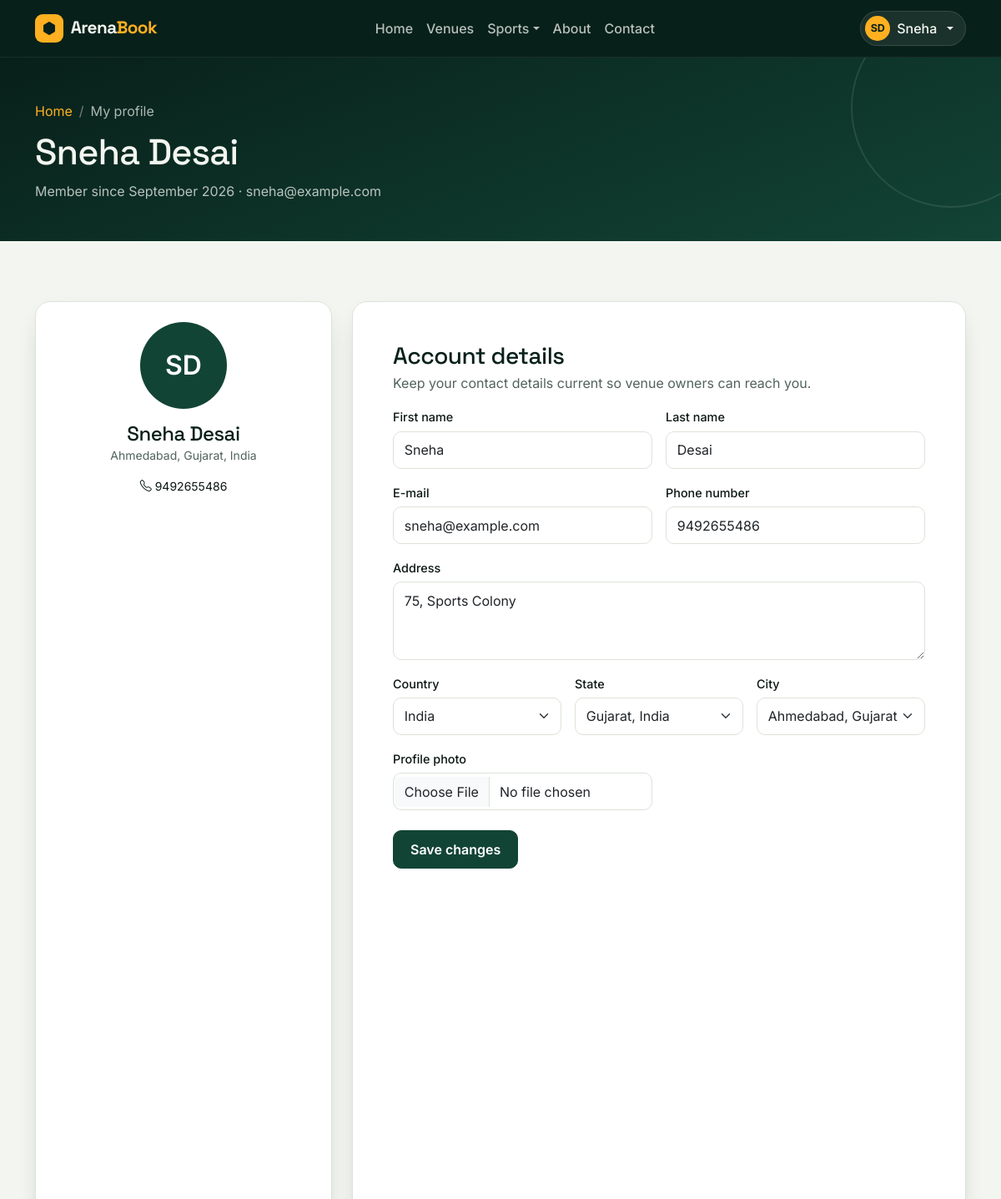
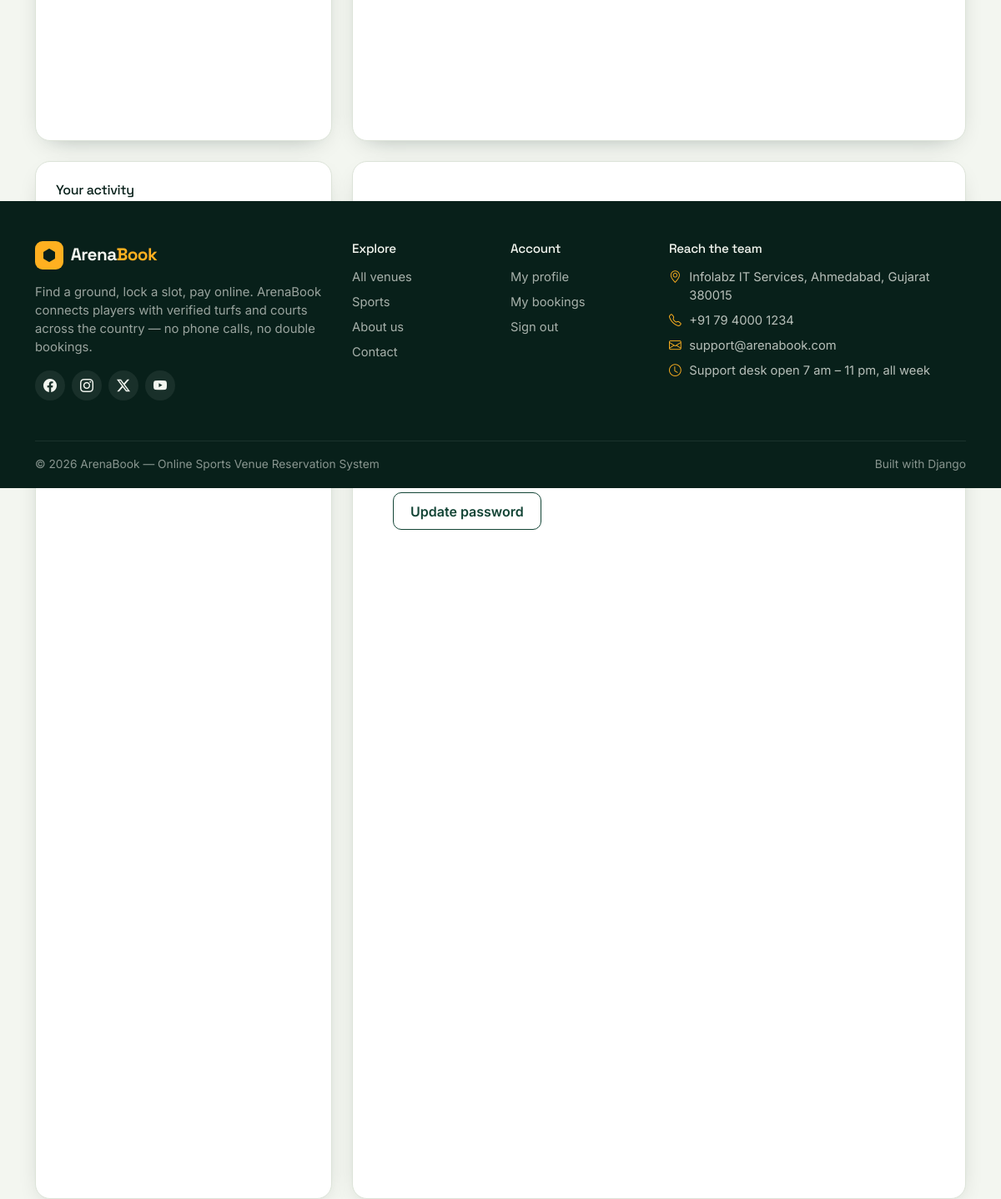
/profile/ (signed in), run on the app's committed database (2 pictures, top to bottom).
### arena/models.py (models this page shows, shortened)
class User(AbstractBaseUser, PermissionsMixin):
    first_name = models.CharField(max_length=60)
    last_name = models.CharField(max_length=60, blank=True)
    email = models.EmailField(unique=True)
    profile_image = models.ImageField(upload_to="profiles/", blank=True, null=True)
    date_joined = models.DateTimeField(default=timezone.now)
    is_active = models.BooleanField(default=True)
    is_staff = models.BooleanField(
        default=False, help_text="Allows access to the ArenaBook admin panel."
    )
    objects = UserManager()
    USERNAME_FIELD = "email"
    REQUIRED_FIELDS = ["first_name"]
    class Meta:
        verbose_name = "User"
        verbose_name_plural = "Users"
        ordering = ["-date_joined"]
    @property
    def full_name(self):
        name = f"{self.first_name} {self.last_name}".strip()
        return name or self.email.split("@")[0]
    def get_short_name(self):
        return self.first_name or self.email.split("@")[0]
    @property
    def initials(self):
        parts = self.full_name.split()
        if len(parts) >= 2:
            return (parts[0][0] + parts[1][0]).upper()
        return self.full_name[:2].upper()
    @property
    def avatar_url(self):
        if self.profile_image:
            return self.profile_image.url
        try:
            if self.profile.image:
                return self.profile.image.url
        except Exception:
            pass
        return ""

class UserProfile(models.Model):
    user = models.OneToOneField(
        settings.AUTH_USER_MODEL, on_delete=models.CASCADE, related_name="profile"
    )
    address = models.TextField(blank=True)
    phone_no = models.CharField(max_length=15, blank=True)
    image = models.ImageField(upload_to="profiles/", blank=True, null=True)
    city = models.ForeignKey(City, on_delete=models.SET_NULL, null=True, blank=True)
    state = models.ForeignKey(State, on_delete=models.SET_NULL, null=True, blank=True)
    country = models.ForeignKey(Country, on_delete=models.SET_NULL, null=True, blank=True)
    class Meta:
        verbose_name = "User profile"
        verbose_name_plural = "User profiles"
    @property
    def location(self):
        bits = [b.name for b in (self.city, self.state, self.country) if b]
        return ", ".join(bits)

class City(models.Model):
    state = models.ForeignKey(State, on_delete=models.CASCADE, related_name="cities")
    name = models.CharField(max_length=80)
    class Meta:
        verbose_name_plural = "Cities"
        ordering = ["name"]
        unique_together = ("state", "name")
    def __str__(self):
        return f"{self.name}, {self.state.name}"

class State(models.Model):
    country = models.ForeignKey(Country, on_delete=models.CASCADE, related_name="states")
    name = models.CharField(max_length=80)
    class Meta:
        ordering = ["name"]
        unique_together = ("country", "name")
    def __str__(self):
        return f"{self.name}, {self.country.name}"

class Country(models.Model):
    name = models.CharField(max_length=80, unique=True)
    class Meta:
        verbose_name_plural = "Countries"
        ordering = ["name"]
    def __str__(self):
        return self.name

### arena/views.py (the view, shortened to what this page needs)
# urls.py: path("profile/", views.profile_view, name="profile"),
@login_required
def profile_view(request):
    profile, _ = UserProfile.objects.get_or_create(user=request.user)
    user_form = UserUpdateForm(instance=request.user)
    profile_form = ProfileForm(instance=profile)
    password_form = PasswordChangeForm(user=request.user)
    for field in password_form.fields.values():
        field.widget.attrs.setdefault("class", "form-control")
    stats = {
        "total": request.user.bookings.count(),
        "confirmed": request.user.bookings.filter(status=Booking.CONFIRMED).count(),
        "pending": request.user.bookings.filter(status=Booking.PENDING).count(),
        "spent": sum(
            p.amount for p in request.user.payments.filter(status=Payment.COMPLETED)
        ),
    }
    return render(
        request,
        "account/profile.html",
        {
            "user_form": user_form,
            "profile_form": profile_form,
            "password_form": password_form,
            "profile": profile,
            "stats": stats,
        },
    )

### templates/account/profile.html (shortened to what this page needs)
{% extends 'base.html' %}
{% load arena_extras %}
{% block content %}
<section class="page-head">
    <div class="container">
        <nav aria-label="breadcrumb">
            <ol class="breadcrumb">
                <li class="breadcrumb-item"><a href="{% url 'home' %}">Home</a></li>
                <li class="breadcrumb-item active">My profile</li>
            </ol>
        </nav>
        <h1>{{ user.full_name }}</h1>
        <p>Member since {{ user.date_joined|date:"F Y" }} · {{ user.email }}</p>
    </div>
</section>
<section class="section">
    <div class="container">
        <div class="row g-4">
            <div class="col-lg-4">
                <div class="card-chalk p-4 text-center mb-4">
                    {% if user.avatar_url %}
                    <img src="{{ user.avatar_url }}" alt="" class="rounded-circle mb-3" style="width:104px;height:104px;object-fit:cover">
                    {% else %}
                    <div class="avatar-initials mx-auto mb-3" style="width:104px;height:104px;font-size:2rem">{{ user.initials }}</div>
                    {% endif %}
                    <h4 class="mb-0">{{ user.full_name }}</h4>
                    <p class="text-muted-soft small">{{ profile.location|default:"Location not set" }}</p>
                    {% if profile.phone_no %}<p class="small mb-0"><i class="bi bi-telephone me-1"></i>{{ profile.phone_no }}</p>{% endif %}
                </div>
                <div class="card-chalk p-4">
                    <h6 class="mb-3">Your activity</h6>
                    <div class="summary-line"><span class="text-muted-soft">Total bookings</span><strong>{{ stats.total }}</strong></div>
                    <div class="summary-line"><span class="text-muted-soft">Confirmed</span><strong>{{ stats.confirmed }}</strong></div>
                    <div class="summary-line"><span class="text-muted-soft">Awaiting payment</span><strong>{{ stats.pending }}</strong></div>
                    <div class="summary-line total"><span>Spent</span><span>₹{{ stats.spent|money }}</span></div>
                    <a href="{% url 'my_bookings' %}" class="btn btn-outline-pitch w-100 mt-3">View my bookings</a>
                </div>
            </div>
            <div class="col-lg-8">
                <div class="card-chalk p-4 p-lg-5 mb-4">
                    <h3 class="mb-1">Account details</h3>
                    <p class="text-muted-soft">Keep your contact details current so venue owners can reach you.</p>
                    <form method="post" enctype="multipart/form-data" novalidate>
                        <div class="row g-3">
                            <div class="col-sm-6">
                                <label class="form-label" for="{{ user_form.first_name.id_for_label }}">First name</label>
                                {{ user_form.first_name }}
                            </div>
                            <div class="col-sm-6">
                                <label class="form-label" for="{{ user_form.last_name.id_for_label }}">Last name</label>
                                {{ user_form.last_name }}
                            </div>
                            <div class="col-sm-6">
                                <label class="form-label" for="{{ user_form.email.id_for_label }}">E-mail</label>
                                {{ user_form.email }}
                            </div>
                            <div class="col-sm-6">
                                <label class="form-label" for="{{ profile_form.phone_no.id_for_label }}">Phone number</label>
                                {{ profile_form.phone_no }}
                            </div>
                            <div class="col-12">
                                <label class="form-label" for="{{ profile_form.address.id_for_label }}">Address</label>
                                {{ profile_form.address }}
                            </div>
                            <div class="col-sm-4">
                                <label class="form-label" for="{{ profile_form.country.id_for_label }}">Country</label>
                                {{ profile_form.country }}
                            </div>
                            <div class="col-sm-4">
                                <label class="form-label" for="{{ profile_form.state.id_for_label }}">State</label>
                                {{ profile_form.state }}
                            </div>
                            <div class="col-sm-4">
                                <label class="form-label" for="{{ profile_form.city.id_for_label }}">City</label>
                                {{ profile_form.city }}
                            </div>
                            <div class="col-sm-6">
                                <label class="form-label" for="{{ user_form.profile_image.id_for_label }}">Profile photo</label>
                                {{ user_form.profile_image }}
                            </div>
                        </div>
                        <button class="btn btn-pitch mt-4">Save changes</button>
                    </form>
                </div>
                <div class="card-chalk p-4 p-lg-5">
                    <h3 class="mb-1">Change password</h3>
                    <p class="text-muted-soft">Pick something you do not use on other sites.</p>
                    <form method="post" novalidate>
                        {% for field in password_form %}
                        <div class="mb-3">
                            <label class="form-label" for="{{ field.id_for_label }}">{{ field.label }}</label>
                        </div>
                        {% endfor %}
                        <button class="btn btn-outline-pitch">Update password</button>
                    </form>
                </div>
            </div>
        </div>
    </div>
</section>
{% endblock %}

### templates/partials/navbar.html (shortened to what this page needs)
{% load static %}
<nav class="navbar navbar-expand-lg site-nav sticky-top">
    <div class="container">
        <a class="navbar-brand" href="{% url 'home' %}">
            <span class="brand-mark"><i class="bi bi-hexagon-fill"></i></span>
            <span class="brand-text">Arena<span class="brand-accent">Book</span></span>
        </a>
        <div class="collapse navbar-collapse" id="mainNav">
            <ul class="navbar-nav mx-auto">
                <li class="nav-item"><a class="nav-link {% if request.resolver_match.url_name == 'home' %}active{% endif %}" href="{% url 'home' %}">Home</a></li>
                <li class="nav-item"><a class="nav-link {% if request.resolver_match.url_name == 'turf_list' %}active{% endif %}" href="{% url 'turf_list' %}">Venues</a></li>
                <li class="nav-item dropdown">
                    <a class="nav-link dropdown-toggle {% if request.resolver_match.url_name == 'category_list' %}active{% endif %}" href="#" role="button" data-bs-toggle="dropdown">Sports</a>
                </li>
                <li class="nav-item"><a class="nav-link {% if request.resolver_match.url_name == 'about' %}active{% endif %}" href="{% url 'about' %}">About</a></li>
                <li class="nav-item"><a class="nav-link {% if request.resolver_match.url_name == 'contact' %}active{% endif %}" href="{% url 'contact' %}">Contact</a></li>
            </ul>
            <div class="d-flex align-items-center gap-2 nav-actions">
                {% if user.is_authenticated %}
                    <div class="dropdown">
                        <button class="btn btn-user dropdown-toggle" data-bs-toggle="dropdown" aria-expanded="false">
                            {% if user.avatar_url %}
                            <img src="{{ user.avatar_url }}" alt="" class="nav-avatar">
                            {% else %}
                            <span class="nav-avatar nav-avatar--initials">{{ user.initials }}</span>
                            {% endif %}
                            <span class="d-none d-lg-inline">{{ user.get_short_name }}</span>
                        </button>
                    </div>
                {% else %}
                    <a href="{% url 'login' %}" class="btn btn-outline-chalk btn-sm">Sign in</a>
                    <a href="{% url 'register' %}" class="btn btn-amber btn-sm">Create account</a>
                {% endif %}
            </div>
        </div>
    </div>
</nav>

### data on the page
User: initials "SD", get_short_name "Sneha", full_name "Sneha Desai", date_joined "September 2026", email "sneha@example.com", first_name "Sneha", last_name "Desai"
UserProfile: location "Ahmedabad, Gujarat, India", phone_no "9492655486", address "75, Sports Colony", country "India", state "Gujarat, India", city "Ahmedabad, Gujarat"
